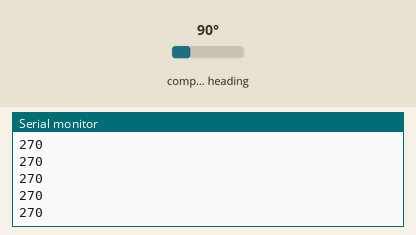
Recording of a sketch running on a simulated Arduino Uno, built with avr-gcc and run on an emulated ATmega328P. Shown: the last lines printed to the serial monitor. Wiring (inferred from the names in the program): HMC5883L compass at I2C address 0x1E. The test bench sets the inputs (shaded band); at power-on: compass heading 90°.

Above: at 1.2 s.
1.3 s: compass heading set to 7°
At 1.69 s:
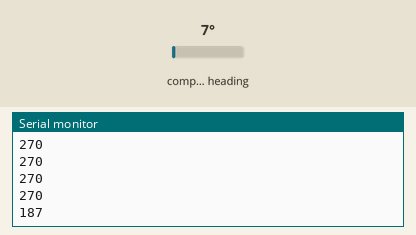
2.8 s: compass heading set to 180°
At 2.95 s:
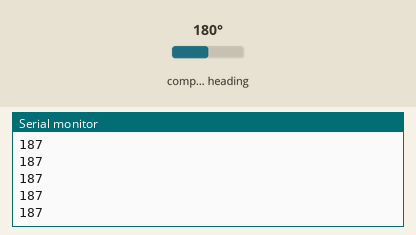
Timing chart, 0 to 5.8 s (numbered marks = the images above; inputs shaded):
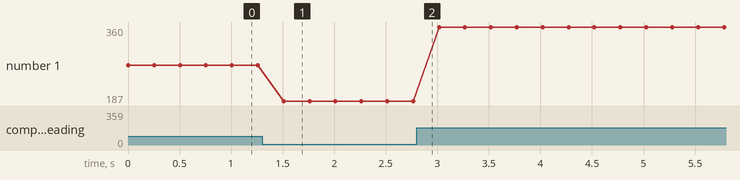

Measured:
- after the input at 1.3 s, the serial monitor: prints a new line after 0.21 s (image 1)
- plotted number 1: 270 → 187 after the input at 1.3 s, 187 → 360 after the input at 2.8 s

The sketch:

HMC5883.ino
```cpp
// (licence header left out)
#include <Wire.h> //I2C Arduino Library

#define address 0x1E //0011110b, I2C 7bit address of HMC5883

void setup(){
  //Initialize Serial and I2C communications
  Serial.begin(115200);
  Wire.begin();

  //Put the HMC5883 IC into the correct operating mode
  Wire.beginTransmission(address); //open communication with HMC5883
  Wire.write(0x02); //select mode register
  Wire.write(0x00); //continuous measurement mode
  Wire.endTransmission();
}

void loop(){

  int mX,mY,mZ,magHeading; //triple axis data
  const float pi = 3.14159;

  //Tell the HMC5883 where to begin reading data
  Wire.beginTransmission(address);
  Wire.write(0x03); //select register 3, X MSB register
  Wire.endTransmission();


 //Read data from each axis, 2 registers per axis
  Wire.requestFrom(address, 6);
  if(6<=Wire.available()){
    mX = Wire.read()<<8; //X msb
    mX |= Wire.read(); //X lsb
    mZ = Wire.read()<<8; //Z msb
    mZ |= Wire.read(); //Z lsb
    mY = Wire.read()<<8; //Y msb
    mY |= Wire.read(); //Y lsb
    magHeading = atan2(mY,mX)*(180/pi)+180;

  }
  Serial.println(magHeading);
  //Serial.print("X: ");
  //Serial.println(mX);
  //Serial.print("Y: ");
  //Serial.println(mY);
  //Serial.print("Z: ");
  //Serial.println(mZ);
  delay(250);
}
```
